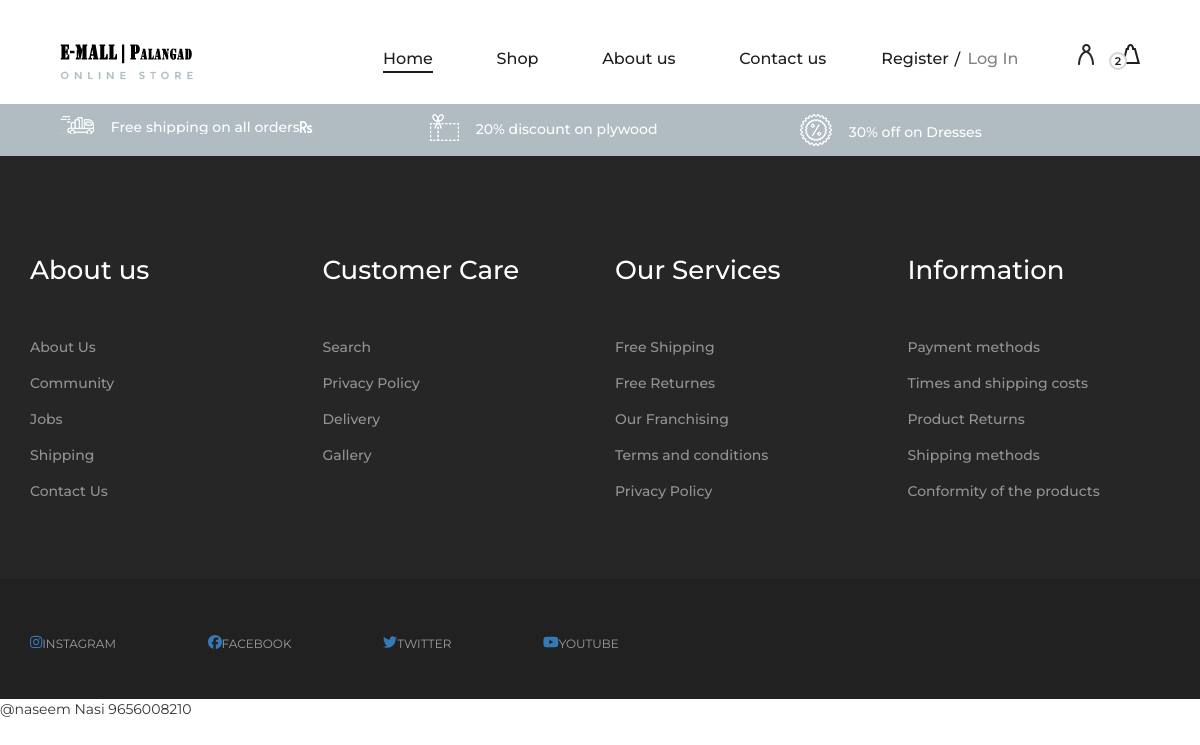
Before: /category with the older database file.
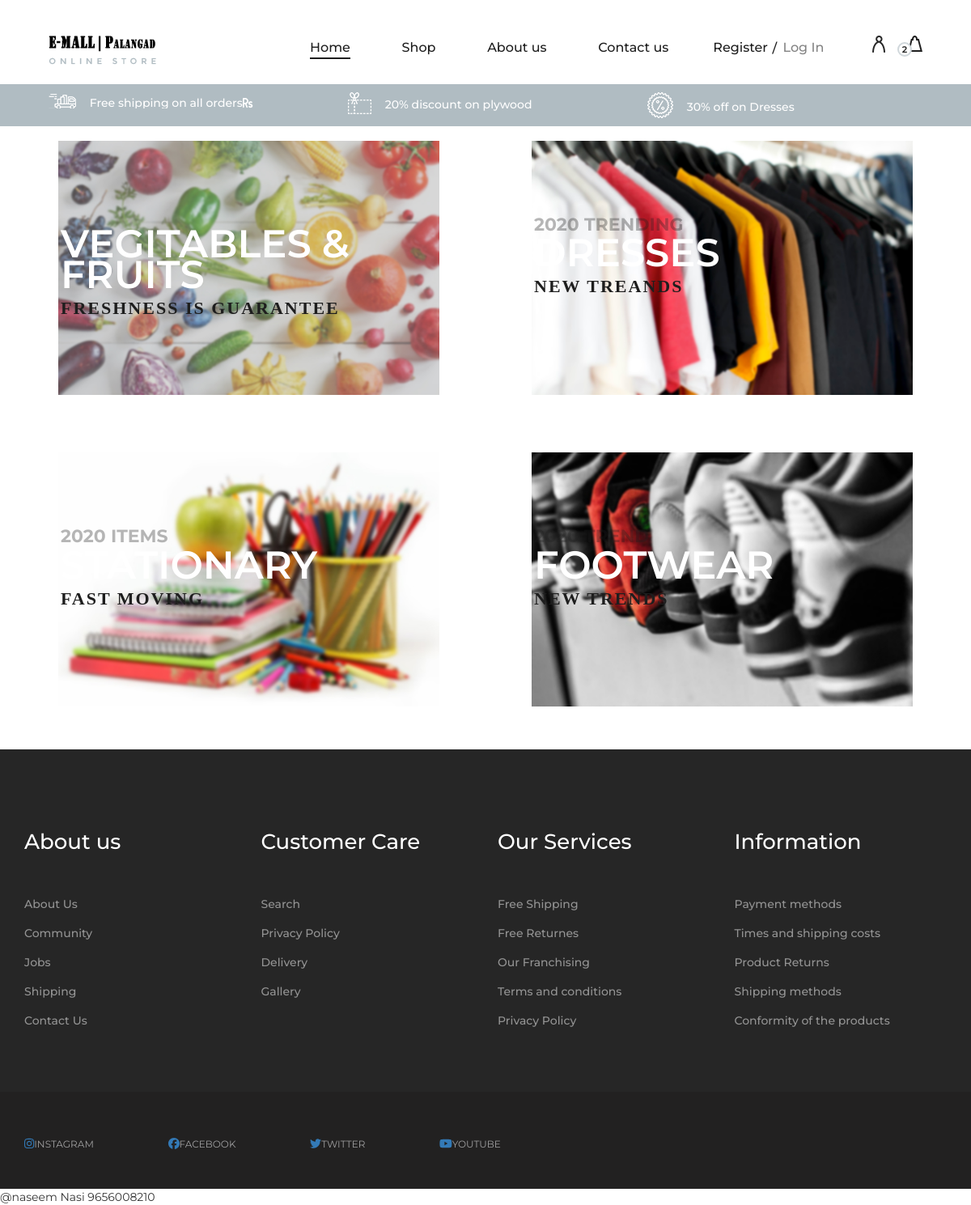
After: the same page with the newer database file.
### emallapp/models.py (models this page shows, shortened)
class Category(models.Model):
    name = models.CharField(max_length=100)
    description =  models.CharField(max_length=100)
    description1 = models.CharField(max_length=100,blank=True)
    img_url = models.CharField(max_length=2083)
    link = models.CharField(max_length=255)

### emallapp/views.py (the view)
# urls.py: path('category', views.category, name="category"),
def category(request):
    categories = Category.objects.all()
    return render(request, 'category.html', {"categories": categories})

### templates/category.html
{% extends 'index.html' %}
{% block content %}
<div class="features-box">
  <div class="container">
    <div class="row">
      {% for category in categories %}
      <div class="col-lg-6">
        <div class="single-box-item first-box">
          <a href="{{category.link}}" class="primary-btn">
            <img src="{{category.img_url}}" alt="">
            <div class="box-text" style="right: 0px;left: 45px;">
              <span class="trend-year">{{category.description1}}</span>
              <h2 style="color:white;">{{category.name}}</h2>
              <span class="trend-alert">{{category.description}}</span>
            </div>
          </a>
        </div>
      </div>
      {% endfor %}
    </div>
  </div>
</div>
{% endblock %}

Changed rows visible on the page:
added Category: img_url (picture), name "VEGITABLES & FRUITS", description "FRESHNESS IS GUARANTEE"
added Category: img_url (picture), description1 "2020 TRENDING", name "DRESSES", description "NEW TREANDS"
added Category: img_url (picture), description1 "2020 ITEMS", name "STATIONARY", description "FAST MOVING"
added Category: img_url (picture), description1 "2020 TREND", name "FOOTWEAR", description "NEW TRENDS"
